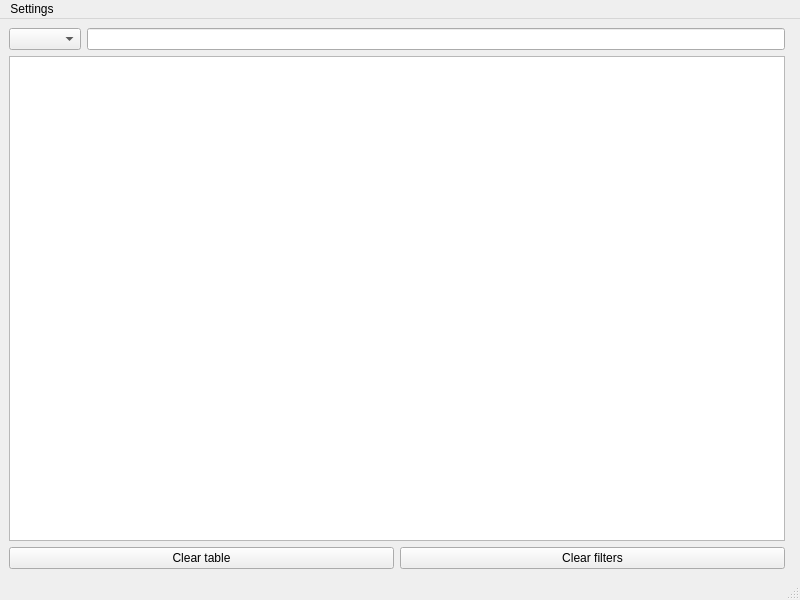
<?xml version="1.0" encoding="UTF-8"?>
<ui version="4.0">
 <class>MainWindow</class>
 <widget class="QMainWindow" name="MainWindow">
  <property name="geometry">
   <rect>
    <x>0</x>
    <y>0</y>
    <width>800</width>
    <height>600</height>
   </rect>
  </property>
  <property name="windowTitle">
   <string>Big Brother</string>
  </property>
  <widget class="QWidget" name="centralwidget">
   <layout class="QGridLayout" name="gridLayout_2">
    <item row="1" column="0">
     <layout class="QGridLayout" name="gridLayout">
      <item row="1" column="1">
       <widget class="QFrame" name="frame">
        <property name="frameShape">
         <enum>QFrame::StyledPanel</enum>
        </property>
        <property name="frameShadow">
         <enum>QFrame::Raised</enum>
        </property>
       </widget>
      </item>
      <item row="1" column="0">
       <widget class="QTableWidget" name="tableWidget"/>
      </item>
      <item row="0" column="0">
       <layout class="QHBoxLayout" name="horizontalLayout">
        <item>
         <widget class="QComboBox" name="comboBox"/>
        </item>
        <item>
         <widget class="QLineEdit" name="lineEdit"/>
        </item>
       </layout>
      </item>
      <item row="2" column="0">
       <layout class="QHBoxLayout" name="horizontalLayout_6">
        <item>
         <widget class="QPushButton" name="pushButton">
          <property name="text">
           <string>Clear table</string>
          </property>
         </widget>
        </item>
        <item>
         <widget class="QPushButton" name="pushButton_2">
          <property name="text">
           <string>Clear filters</string>
          </property>
         </widget>
        </item>
       </layout>
      </item>
     </layout>
    </item>
   </layout>
  </widget>
  <widget class="QMenuBar" name="menubar">
   <property name="geometry">
    <rect>
     <x>0</x>
     <y>0</y>
     <width>800</width>
     <height>21</height>
    </rect>
   </property>
   <widget class="QMenu" name="menuSettings">
    <property name="title">
     <string>Settings</string>
    </property>
    <addaction name="separator"/>
    <addaction name="actionView_settings"/>
    <addaction name="actionMemory_usage"/>
   </widget>
   <addaction name="menuSettings"/>
  </widget>
  <widget class="QStatusBar" name="statusbar"/>
  <action name="actionView_settings">
   <property name="text">
    <string>View settings</string>
   </property>
  </action>
  <action name="actionMemory_usage">
   <property name="text">
    <string>Memory usage</string>
   </property>
  </action>
 </widget>
 <resources/>
 <connections/>
</ui>
